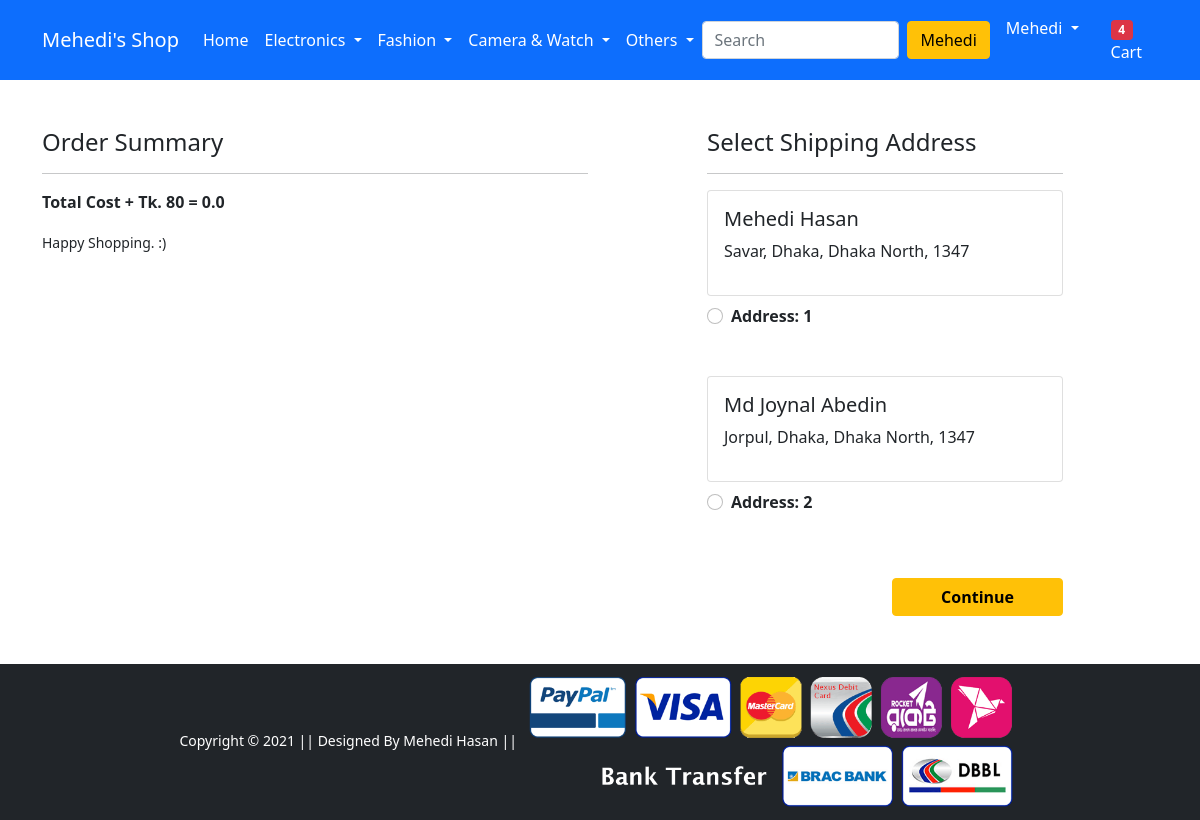
The app's page /checkout/ (signed in), older data.
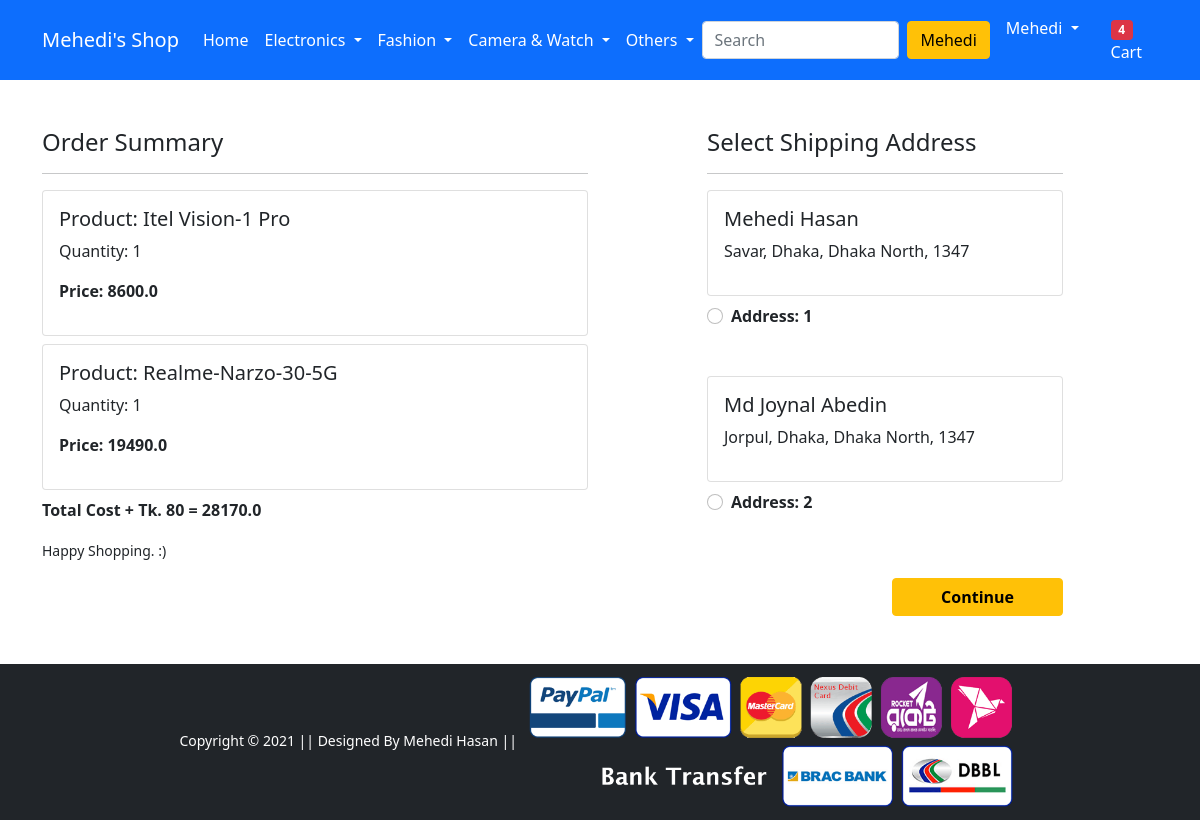
The same page, newer data.
### app/models.py (models this page shows, shortened)
class Customer(models.Model):
    user = models.ForeignKey(User, on_delete = models.CASCADE)
    name = models.CharField(max_length=200)
    locality = models.CharField(max_length=200)
    city = models.CharField(max_length=50)
    state = models.CharField(choices=STATE_CHOICES, max_length=50)
    zipcode = models.IntegerField()

class Cart(models.Model):
    user = models.ForeignKey(User, on_delete = models.CASCADE)
    product = models.ForeignKey(Product, on_delete = models.CASCADE)
    quantity = models.PositiveIntegerField(default=1)
    @property
    def total_cost(self):
        return self.quantity * self.product.discounted_price

class Product(models.Model):
    title = models.CharField(max_length=100)
    selling_price = models.FloatField()
    discounted_price = models.FloatField()
    description = models.TextField()
    brand = models.CharField(max_length=100)
    category = models.CharField(choices=CATEGORY_CHOICES, max_length=10)
    product_image = models.ImageField(upload_to = 'productimg')

### app/views.py (the view)
# urls.py: path('checkout/', views.checkout, name='checkout'),
@login_required
def checkout(request):
    user = request.user
    addrs = Customer.objects.filter(user=user)
    cart_items = Cart.objects.filter(user=user)
    amount = 0.0
    shipping_amount = 80.0
    totalamount = 0.0
    cart_product = [p for p in Cart.objects.all() if p.user == request.user]
    if cart_product:
        for p in cart_product:
            tempamount = (p.quantity * p.product.discounted_price)
            amount += tempamount
        totalamount = amount + shipping_amount
    return render(request, 'app/checkout.html', {'addrs':addrs,
            'cart_items':cart_items ,'totalamount':totalamount})

### app/templates/app/checkout.html (shortened to what this page needs)
{% extends 'app/base.html' %}
{% load static %}
{% block main-content %}
<div class="container">
 <div class="row mt-5">
  <div class="col-sm-6">
    <h4>Order Summary</h4>
    <hr>
    {% for item in cart_items %}
      <div class="card mb-2">
        <div class="card-body">
          <h5>Product: {{item.product.title}}</h5>
          <p>Quantity: {{item.quantity}}</p>
          <p class="fw-bold">Price: {{item.total_cost}}</p>
        </div>
      </div>
    {% endfor %}
    <p class="fw-bold">Total Cost + Tk. 80 = {{totalamount}}</p>
    <small>Happy Shopping. :) </small>
  </div>
  <div class="col-sm-4 offset-sm-1">
    <h4>Select Shipping Address</h4>
    <hr>
    <form action="/paymentdone">
    {% for ad in addrs %}
      <div class="card">
        <div class="card-body">
        <h5>{{ad.name}}</h5>
        <p>{{ad.locality}}, {{ad.city}}, {{ad.state}}, {{ad.zipcode}}</p>
        </div>
      </div>
        <div class="form-check mt-2 mb-5">
          <input class="form-check-input" type="radio" name="cust_id"
          id="cust_add{{forloop.counter}}" value="{{ad.id}}">
          <label class="form-check-label fw-bold" for="cust_add{{forloop.counter}}">
            Address: {{forloop.counter}} </label>
        </div>
        {% endfor %}
        <div class="text-end">
          <button type="submit" class="btn btn-warning mt-3 px-5 fw-bold">Continue</button>
        </div>
      </form>
    </div>
  </div>
</div>
{% endblock main-content %}

Row changes from the older to the newer data that the page shows:
added Cart: product "Itel Vision-1 Pro", quantity "1", total_cost "8600.0"
added Cart: product "Realme-Narzo-30-5G", quantity "1", total_cost "19490.0"
Text that changed along with them:
{{ totalamount }}: "0.0" → "28170.0"
